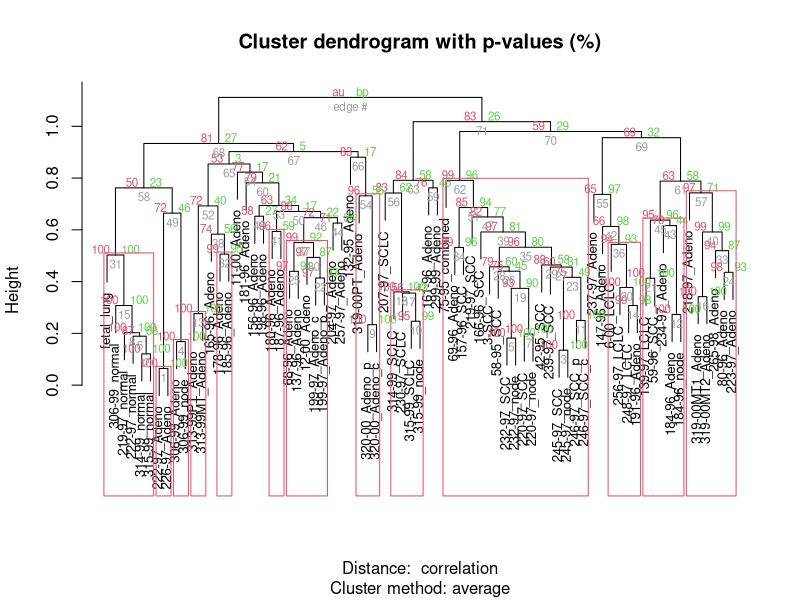
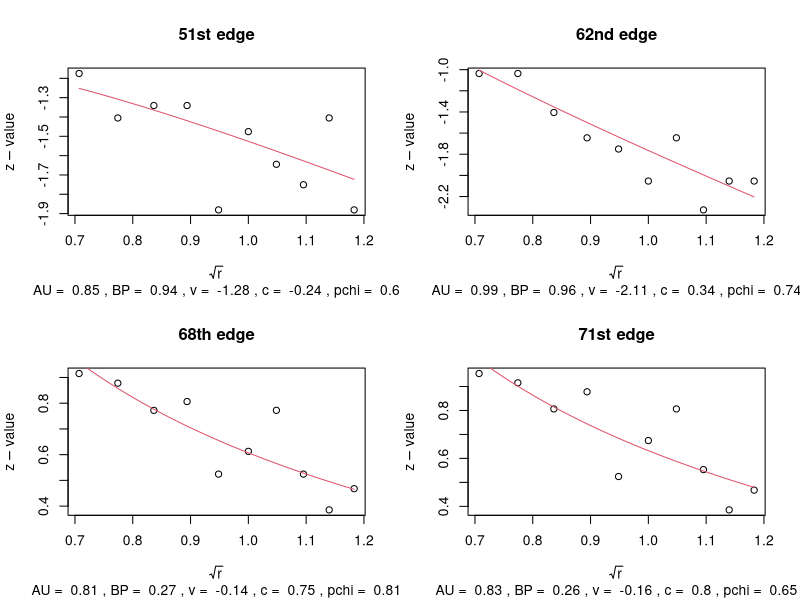

Write the R code that produced these figures, in order.
library(pvclust)


### Name: lung
### Title: DNA Microarray Data of Lung Tumors
### Aliases: lung
### Keywords: datasets

### ** Examples

## No test: 
## Reading the data
data(lung)

## Multiscale Bootstrap Resampling
lung.pv <- pvclust(lung, nboot=100)

## CAUTION: nboot=100 may be too small for actual use.
##          We suggest nboot=1000 or larger.
##          plot/print functions will be useful for diagnostics.

## Plot the result
plot(lung.pv, cex=0.8, cex.pv=0.7)

ask.bak <- par()$ask
par(ask=TRUE)

pvrect(lung.pv, alpha=0.9)
msplot(lung.pv, edges=c(51,62,68,71))

par(ask=ask.bak)

## Print a cluster with high p-value
lung.pp <- pvpick(lung.pv, alpha=0.9)
lung.pp$clusters[[2]]

## Print its edge number
lung.pp$edges[2]
## End(No test)

## We recommend parallel computing for large dataset as this one
## Not run: 
##D library(snow)
##D cl <- makeCluster(10, type="MPI")
##D lung.pv <- parPvclust(cl, lung, nboot=1000)
## End(Not run)
